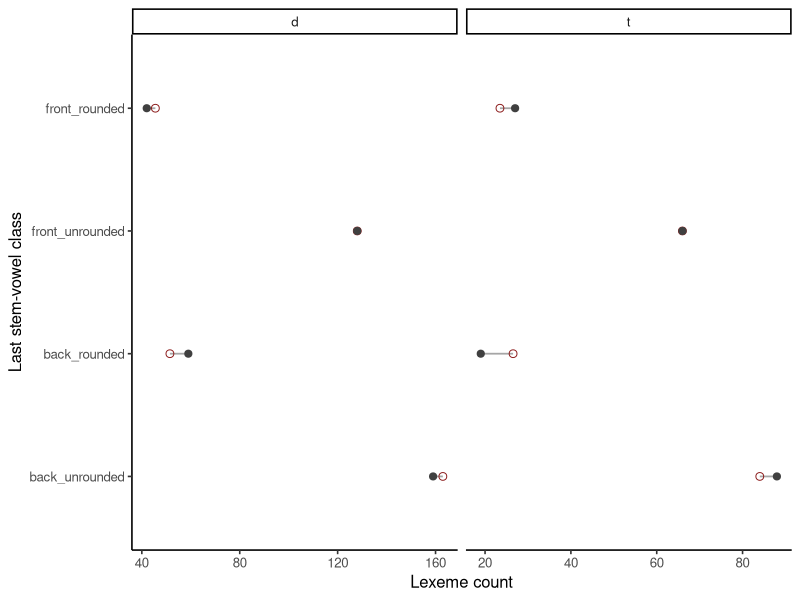

Recreate this plot in R.
## ---- chunk 1
#| label: fit-unimorph-chi-squared
library(ggplot2)

population <- read.csv(
  "data/unimorph-turkish/verb-past-population.csv",
  stringsAsFactors = FALSE
)
tab <- table(
  vowel_class = population$vowel_class,
  t_initial = population$t_initial
)
result <- chisq.test(tab, correct = FALSE)

cells <- as.data.frame(tab, responseName = "observed")
cells$expected <- as.numeric(result$expected)
cells$pearson_residual <- as.numeric(result$residuals)
cells$past_initial <- ifelse(cells$t_initial == "1", "t", "d")

cramers_v <- sqrt(
  unname(result$statistic) /
    (sum(tab) * min(nrow(tab) - 1L, ncol(tab) - 1L))
)

stopifnot(nrow(population) == 588L, min(result$expected) > 5)

data.frame(
  lexemes = sum(tab),
  chi_squared = unname(result$statistic),
  df = unname(result$parameter),
  reference_p_value = result$p.value,
  minimum_expected = min(result$expected),
  cramers_v = cramers_v
)
## ---- chunk 2
#| label: plot-unimorph-chi-squared
#| fig-cap: "Observed lexeme counts (filled points) and independence-expected counts (open points)."
cells$vowel_class <- factor(
  cells$vowel_class,
  levels = c("back_unrounded", "back_rounded", "front_unrounded", "front_rounded")
)

ggplot(cells, aes(y = vowel_class)) +
  geom_segment(aes(x = expected, xend = observed, yend = vowel_class),
               color = "grey65", linewidth = 0.6) +
  geom_point(aes(x = expected), shape = 1, color = "#8B1A1A", size = 2.3) +
  geom_point(aes(x = observed), color = "grey25", size = 2.1) +
  facet_wrap(~past_initial, ncol = 2, scales = "free_x") +
  labs(x = "Lexeme count", y = "Last stem-vowel class") +
  theme_classic(base_size = 12)
